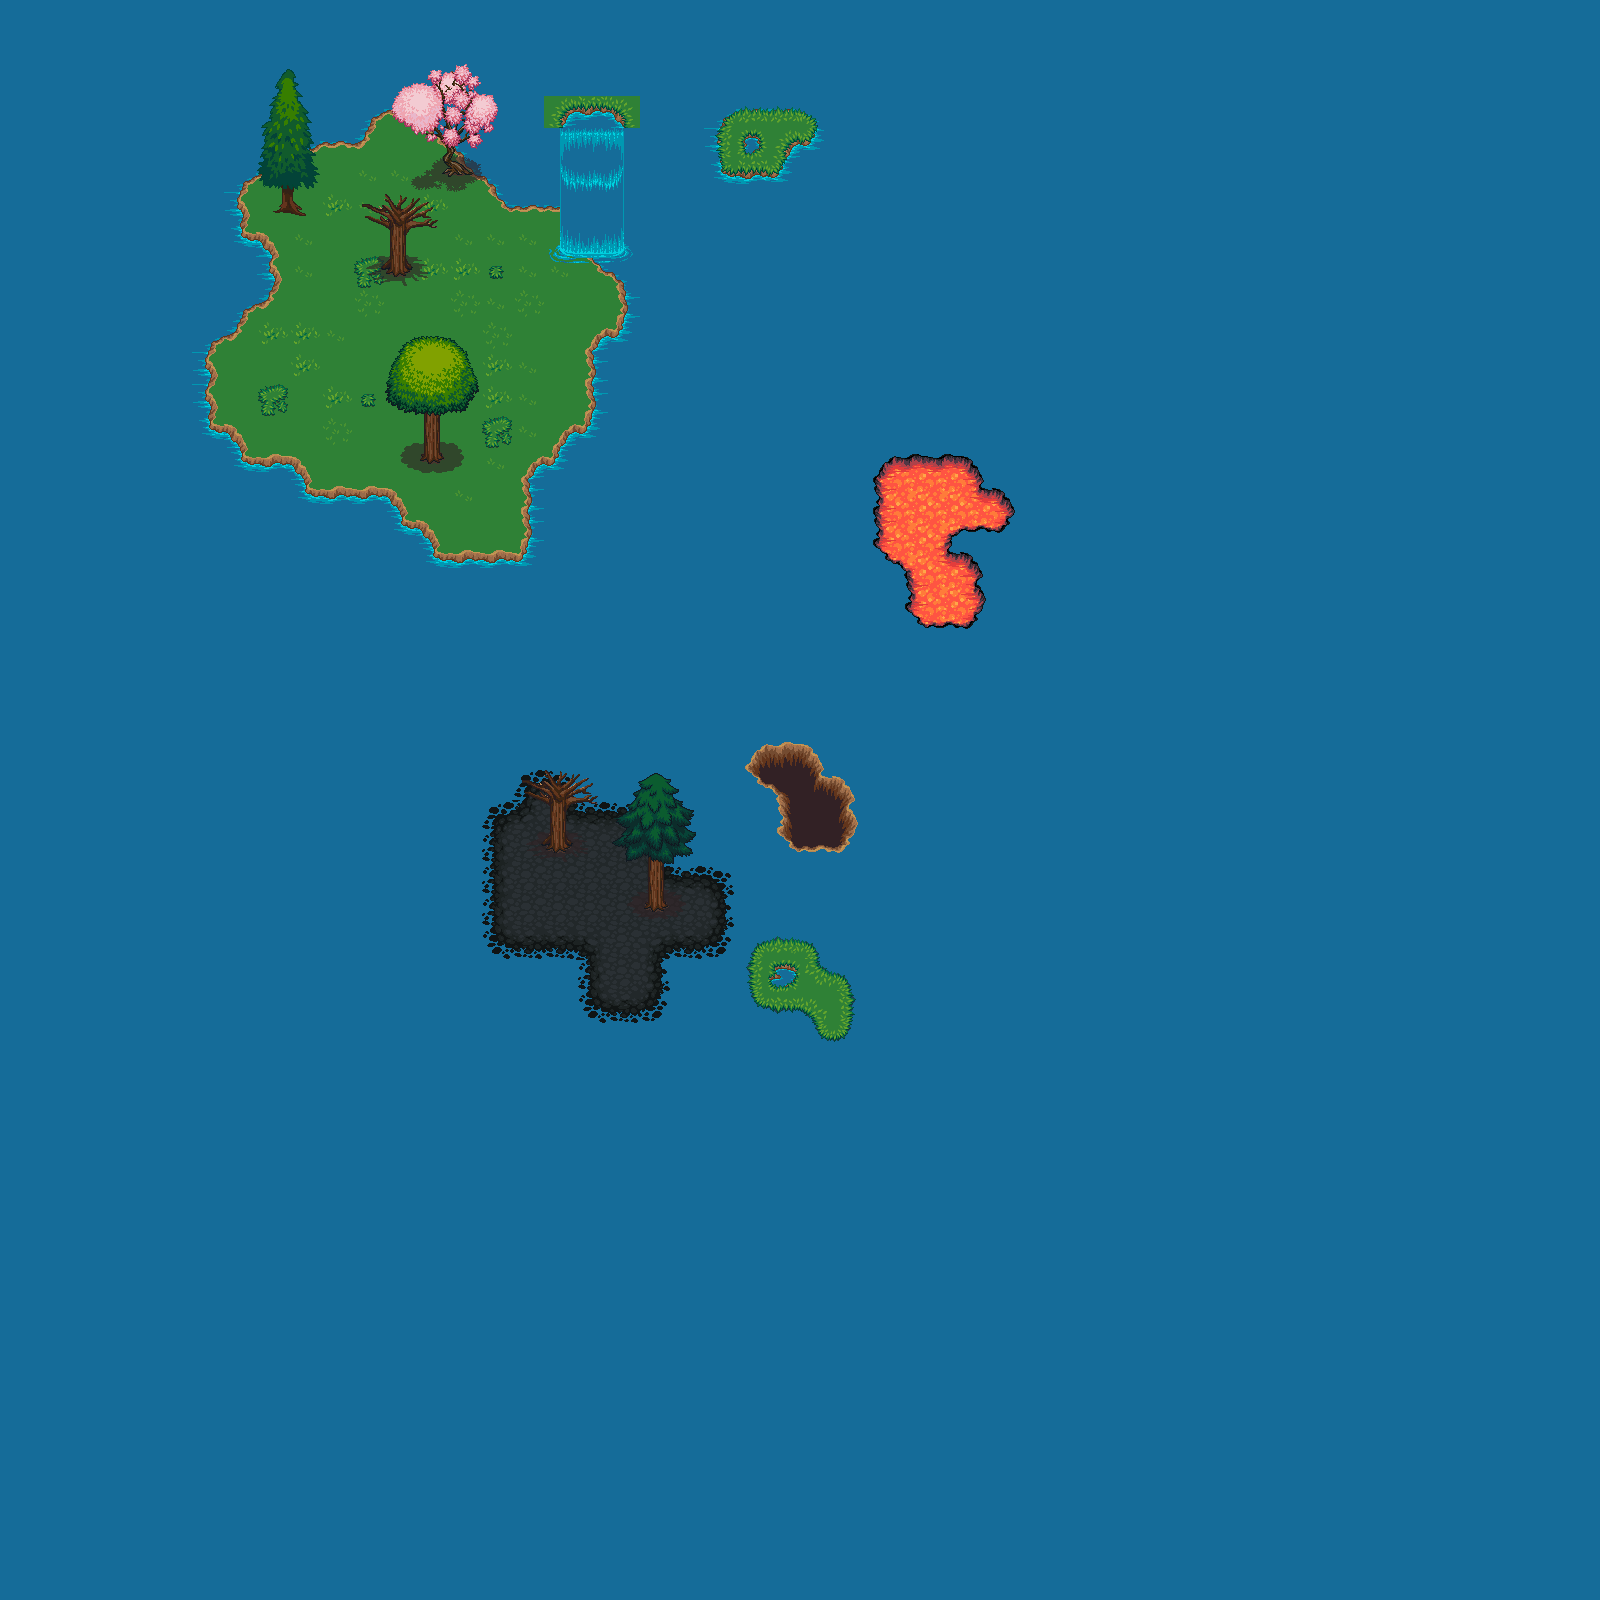

A level layout from a 2D game, rendered from its tile map. Below: a short description, then the map file with tile-grid data replaced by summaries:
An orthogonal 50x50 tile map with 32x32 px tiles, 4 tile layers (Capa de Patrones 1, Capa de patrones 2, Capa de patrones 3, Capa de patrones 4), 12 tilesets.

<map version="1.0" orientation="orthogonal" renderorder="left-up" width="50" height="50" tilewidth="32" tileheight="32" nextobjectid="1">
 <properties>
  <property name="x" value="10" />
  <property name="y" value="15" />
 </properties>
 <tileset firstgid="1" name="watergrass" tilewidth="32" tileheight="32" tilecount="18" columns="3">
  <image source="../../texturas/watergrass.png" width="96" height="192" />
 </tileset>
 <tileset firstgid="19" name="waterfall" tilewidth="32" tileheight="32" tilecount="15" columns="3">
  <image source="../../texturas/waterfall.png" width="96" height="160" />
 </tileset>
 <tileset firstgid="34" name="water" tilewidth="32" tileheight="32" tilecount="18" columns="3">
  <image source="../../texturas/water.png" width="96" height="192" />
 </tileset>
 <tileset firstgid="52" name="lavarock" tilewidth="32" tileheight="32" tilecount="18" columns="3">
  <image source="../../texturas/lavarock.png" width="96" height="192" />
 </tileset>
 <tileset firstgid="70" name="lava" tilewidth="32" tileheight="32" tilecount="18" columns="3">
  <image source="../../texturas/lava.png" width="96" height="192" />
 </tileset>
 <tileset firstgid="88" name="holemid" tilewidth="32" tileheight="32" tilecount="18" columns="3">
  <image source="../../texturas/holemid.png" width="96" height="192" />
 </tileset>
 <tileset firstgid="106" name="hole" tilewidth="32" tileheight="32" tilecount="18" columns="3">
  <image source="../../texturas/hole.png" width="96" height="192" />
 </tileset>
 <tileset firstgid="124" name="grassalt" tilewidth="32" tileheight="32" tilecount="18" columns="3">
  <image source="../../texturas/grassalt.png" width="96" height="192" />
 </tileset>
 <tileset firstgid="142" name="grass" tilewidth="32" tileheight="32" tilecount="18" columns="3">
  <image source="../../texturas/grass.png" width="96" height="192" />
 </tileset>
 <tileset firstgid="160" name="dirt2" tilewidth="32" tileheight="32" tilecount="18" columns="3">
  <image source="../../texturas/dirt2.png" width="96" height="192" />
 </tileset>
 <tileset firstgid="178" name="dirt" tilewidth="32" tileheight="32" tilecount="18" columns="3">
  <image source="../../texturas/dirt.png" width="96" height="192" />
 </tileset>
 <tileset firstgid="196" name="plant" tilewidth="32" tileheight="32" tilecount="169" columns="13">
  <image source="../../texturas/plant.png" width="416" height="416" />
 </tileset>
 <layer name="Capa de Patrones 1" width="50" height="50">
  <data>[2500 cells, 2500 non-empty, 2 distinct tile ids]</data>
 </layer>
 <layer name="Capa de patrones 2" width="50" height="50">
  <data>[2500 cells, 213 non-empty, 88 distinct tile ids]</data>
 </layer>
 <layer name="Capa de patrones 3" width="50" height="50">
  <data>[2500 cells, 68 non-empty, 68 distinct tile ids]</data>
 </layer>
 <layer name="Capa de patrones 4" width="50" height="50">
  <data>[2500 cells, 9 non-empty, 9 distinct tile ids]</data>
 </layer>
</map>
